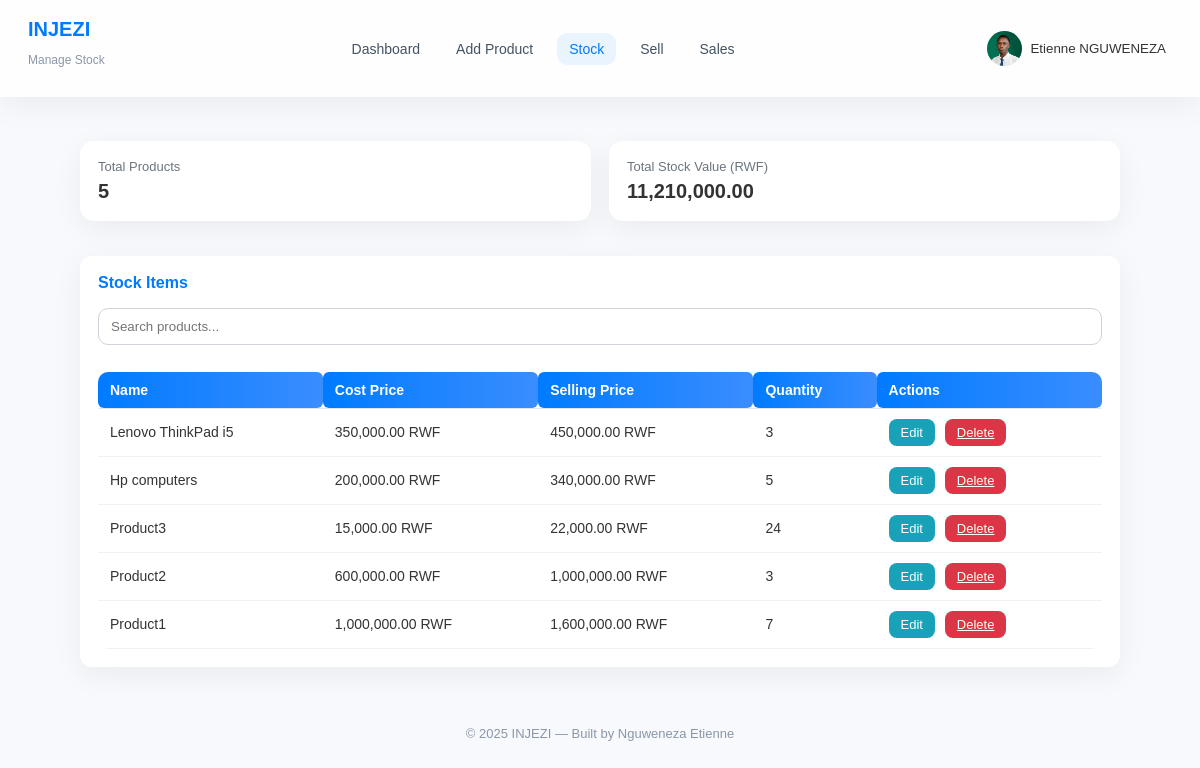
Screenshot of /manage_stock.php (signed in) with the database file from the repository.
### tables this page shows
CREATE TABLE `users` (
  `id` int(11) NOT NULL,
  `username` varchar(50) NOT NULL,
  `password` varchar(255) NOT NULL,
  `role` enum('admin','staff','developer') DEFAULT 'staff',
  `created_at` timestamp NOT NULL DEFAULT current_timestamp(),
  `full_name` varchar(26) DEFAULT NULL,
  `dob` date DEFAULT NULL,
  `profile_photo` varchar(255) DEFAULT 'default.png',
  `phone` varchar(30) DEFAULT NULL,
  `email` varchar(36) DEFAULT NULL,
  `status` enum('active','inactive') DEFAULT 'inactive',
  `payment_reference` varchar(50) DEFAULT NULL,
  `payment_status` enum('pending','approved','rejected') DEFAULT 'pending',
  `payment_amount` decimal(10,2) DEFAULT 5000.00
);

CREATE TABLE `products` (
  `id` int(11) NOT NULL,
  `company_id` int(11) DEFAULT NULL,
  `name` varchar(150) NOT NULL,
  `cost_price` decimal(10,2) NOT NULL DEFAULT 0.00,
  `selling_price` decimal(10,2) NOT NULL DEFAULT 0.00,
  `quantity` int(11) NOT NULL DEFAULT 0,
  `created_at` timestamp NOT NULL DEFAULT current_timestamp()
);

### includes/functions.php (called while the page is built, shortened)
<?php
function getProductsCount($conn) {
    $res = $conn->query("SELECT COUNT(*) AS cnt FROM products");
    $r = $res ? $res->fetch_assoc() : null;
    return $r ? (int)$r['cnt'] : 0;
}
function getTotalStockValue($conn) {
    $res = $conn->query("SELECT SUM(quantity * cost_price) AS total_value FROM products");
    $r = $res ? $res->fetch_assoc() : null;
    return $r && $r['total_value'] !== null ? (float)$r['total_value'] : 0.00;
}
?>

### manage_stock.php (the view, shortened to what this page needs)
<?php
require_once 'includes/db_connect.php';
require_once 'includes/functions.php';
$user_id = $_SESSION['user_id'];
$user = $conn->query("SELECT * FROM users WHERE id = $user_id")->fetch_assoc();
$result = $conn->query("SELECT * FROM products ORDER BY created_at DESC");
$totalProducts = getProductsCount($conn);
$totalStockValue = getTotalStockValue($conn);
?>
<!doctype html>
<html lang="en">
<head>
<link rel="stylesheet" href="assets/css/style.css">
</head>
<body>
<header class="topbar">
  <div class="brand">
    <h1>INJEZI</h1>
    <p class="muted">Manage Stock</p>
  </div>
  <nav>
    <a href="index.php" class="nav-item">Dashboard</a>
    <a href="add_product.php" class="nav-item">Add Product</a>
    <a href="manage_stock.php" class="nav-item active">Stock</a>
    <a href="sell.php" class="nav-item">Sell</a>
    <a href="view_sales.php" class="nav-item">Sales</a>
  </nav>
  <div class="profile-dropdown">
  <button class="dropdown-btn">
    <img src="images/users/<?php echo htmlspecialchars($user['profile_photo']); ?>" alt="User" class="profile-pic">
    <span><?php echo htmlspecialchars($user['full_name']); ?></span>
  </button>
</div>
</header>
<main class="container">
  <div class="card-summary">
    <div class="card">
      <div class="card-title">Total Products</div>
      <div class="card-value"><?= $totalProducts ?></div>
    </div>
    <div class="card">
      <div class="card-title">Total Stock Value (RWF)</div>
      <div class="card-value"><?= number_format($totalStockValue,2) ?></div>
    </div>
  </div>
  <div class="panel">
    <h2>Stock Items</h2>
    <div class="search-box">
      <input type="text" id="searchInput" placeholder="Search products..." onkeyup="filterTable()">
    </div>
    <div class="table-container">
      <table class="table" id="stockTable">
        <thead>
          <tr><th>Name</th><th>Cost Price</th><th>Selling Price</th><th>Quantity</th><th>Actions</th></tr>
        </thead>
        <tbody>
          <?php while($row = $result->fetch_assoc()): ?>
            <tr>
              <td><?= htmlspecialchars($row['name']) ?></td>
              <td><?= number_format($row['cost_price'],2) ?> RWF</td>
              <td><?= number_format($row['selling_price'],2) ?> RWF</td>
              <td><?= (int)$row['quantity'] ?></td>
              <td>
                <button class="btn-action btn-edit" onclick="openModal(<?= $row['id'] ?>,'<?= addslashes($row['name']) ?>',<?= $row['cost_price'] ?>,<?= $row['selling_price'] ?>,<?= $row['quantity'] ?>)">Edit</button>
                <a href="?delete=<?= $row['id'] ?>" class="btn-action btn-delete" onclick="return confirm('Are you sure you want to delete this product?');">Delete</a>
              </td>
            </tr>
          <?php endwhile; ?>
        </tbody>
      </table>
    </div>
  </div>
   <footer class="footer">
      <p>© <?= date('Y') ?> INJEZI — Built by Nguweneza Etienne</p>
    </footer>
</main>
</body>
</html>

### assets/css/style.css (style rules this page uses)
:root { --bg: #f6f8fb; --card: #ffffff; --muted: #8b97a7; --accent: #007bff; --accent-600: #0056b3; --shadow: 0 8px 30px rgba(11, 20, 40, 0.06); --radius: 14px; --max-width: 1200px; --glass: rgba(255, 255, 255, 0.6); }
* { box-sizing: border-box; }
body { margin: 0; font-family: Inter, ui-sans-serif, system-ui, -apple-system, "Segoe UI", Roboto, "Helvetica Neue", Arial; background: linear-gradient(180deg, #f6f8fb 0%, #eef2f6 100%); color: #12263f; -webkit-font-smoothing: antialiased; }
.topbar { display: flex; align-items: center; justify-content: space-between; padding: 18px 28px; background: rgba(255, 255, 255, 0.9); box-shadow: var(--shadow); position: sticky; top: 0; z-index: 20; }
.brand h1 { margin: 0; font-size: 20px; color: var(--accent); }
.brand .muted { margin: 0; font-size: 12px; color: var(--muted); }
nav { display: flex; gap: 12px; align-items: center; }
.nav-item { text-decoration: none; color: #435363; padding: 8px 12px; border-radius: 10px; font-size: 14px; }
.nav-item.active, .nav-item:hover { background: rgba(0, 123, 255, 0.08); color: var(--accent); }
.container { max-width: var(--max-width); margin: 26px auto; padding: 20px; }
.card { background: var(--card); border-radius: 12px; padding: 18px; box-shadow: var(--shadow); transition: transform 0.18s ease, box-shadow 0.18s ease; }
.card-title { font-size: 13px; color: var(--muted); }
.card-value { font-size: 22px; font-weight: 700; margin-top: 8px; }
.panel { background: var(--card); border-radius: 12px; padding: 18px; box-shadow: var(--shadow); }
.panel h2 { margin: 0 0 12px; font-size: 16px; }
.table { width: 100%; border-collapse: collapse; font-size: 14px; }
.table thead th { text-align: left; padding: 10px 12px; background: linear-gradient(90deg, var(--accent), #3a8dff); color: #fff; border-radius: 6px; }
.table tbody td { padding: 10px 12px; border-bottom: 1px solid #eef2f6; }
.footer { margin-top: 28px; text-align: center; color: var(--muted); font-size: 13px; padding: 18px; }
.muted { color: var(--muted); text-align: center; padding: 12px 0; }
body { font-family: "Poppins", sans-serif; margin: 0; padding: 0; background: #f7f9fc; color: #333; }
.container { width: 90%; max-width: 1200px; margin: auto; }
.card { background: #fff; border-radius: 16px; box-shadow: 0 4px 15px rgba(0, 0, 0, 0.05); padding: 20px; margin: 15px 0; transition: transform 0.2s; }
table { width: 100%; border-collapse: collapse; margin-top: 15px; background: #fff; border-radius: 10px; overflow: hidden; }
table th, table td { padding: 12px 10px; text-align: left; border-bottom: 1px solid #eee; }
table th { background: #0d6efd; color: white; }
html, body { height: 100%; }
body { display: flex; flex-direction: column; }

### manage_stock.php (style rules this page uses)
.panel h2 { margin-bottom:16px;color:#007bff }
.table-container { overflow-x:auto; }
.table { width:100%;border-collapse:collapse;font-size:14px; }
.table th, .table td { padding:10px 12px;border-bottom:1px solid #e2e8f0; }
.table th { background:#007bff;color:#fff;border-radius:6px;text-align:left; }
.btn-action { padding:6px 12px;border:none;border-radius:8px;color:#fff;cursor:pointer;font-size:13px;margin-right:6px;transition:all 0.2s; }
.btn-edit { background:#17a2b8; }
.btn-delete { background:#dc3545; }
.card-summary { display:flex;gap:18px;margin-bottom:20px; }
.card { flex:1;background:#fff;padding:18px;border-radius:14px;box-shadow:0 8px 30px rgba(11,20,40,0.06); }
.card-title { font-size:13px;color:#6c757d }
.card-value { font-size:20px;font-weight:700;margin-top:6px }
.search-box { margin-bottom:12px; }
.search-box input { width:100%;padding:10px 12px;border-radius:10px;border:1px solid #ced4da; }
.profile-dropdown { position: relative; display: inline-block; }
.dropdown-btn { background: transparent; border: none; cursor: pointer; display: flex; align-items: center; gap: 8px; color: #333; font-weight: 500; }
.profile-pic { width: 35px; height: 35px; border-radius: 50%; object-fit: cover; }

### rows the page displays
users: profile_photo (picture), full_name "Etienne NGUWENEZA"
products: name "Lenovo ThinkPad i5", cost_price "350,000.00", selling_price "450,000.00", quantity "3"
products: name "Hp computers", cost_price "200,000.00", selling_price "340,000.00", quantity "5"
products: name "Product3", cost_price "15,000.00", selling_price "22,000.00", quantity "24"
products: name "Product2", cost_price "600,000.00", selling_price "1,000,000.00", quantity "3"
products: name "Product1", cost_price "1,000,000.00", selling_price "1,600,000.00", quantity "7"

### other values shown
$totalProducts "5"
$totalStockValue "11,210,000.00"
